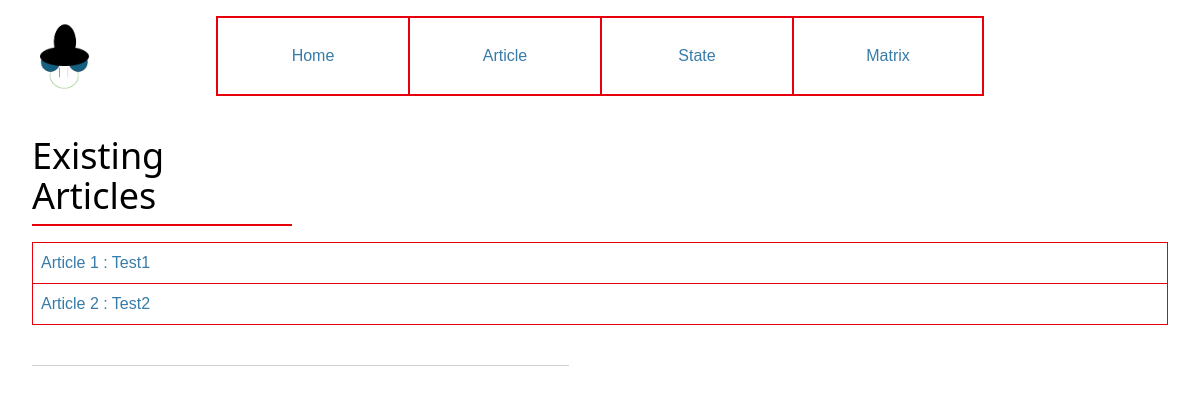
Before: / with the older database file.
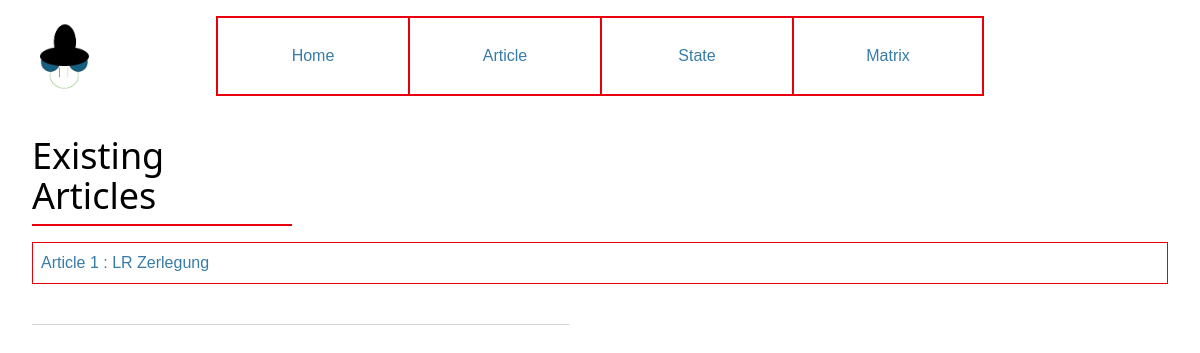
After: the same page with the newer database file.
### tables this page shows
CREATE TABLE articles (
    id INTEGER PRIMARY KEY AUTOINCREMENT,
    name VARCHAR NOT NULL,
    stateOrder VARCHAR NOT NULL
);

### EduProj/article.py (the view)
@bp.route("/")
def read():
    db = get_db()
    articles = db.execute(
        "SELECT * FROM articles"
    ).fetchall()
    logging.info(articles)
    if articles is not None:
        return(render_template("article/read.html", articles=articles, cols_page=1))

### EduProj/db.py (called while the page is built)
def get_db():
    if 'db' not in g:
        g.db = sqlite3.connect(
            current_app.config["DATABASE"],
            detect_types=sqlite3.PARSE_DECLTYPES
        )
        g.db.row_factory = sqlite3.Row #make_dicts #rows like dict
    return g.db

### EduProj/templates/article/read.html (shortened to what this page needs)
{% extends 'base.html' %}
{% block header %}
  {% block title %}Existing Articles{% endblock %}
{% endblock %}
{% block content %}
    {% for article in articles %}
    <a class="m-0 border-0" href={{'/read/'}}{{(article['id'])}}>
       {% if loop.last %}
       <div class="hover:bg-red-300 bg-white columns-2xs bg-blue-200 p-2 m-0 border-l-1 border-r-1 border-t-1 border-b-1 border-red-600">
        Article {{article["id"]}} : {{article["name"]}}
      </div>
    </a>
       {% else %}
       <div class="hover:bg-red-300 bg-white columns-2xs bg-blue-200 p-2 m-0 border-l-1 border-r-1 border-t-1 border-red-600">
          Article {{article["id"]}} : {{article["name"]}}
        </div>
      </a>
    {% endif %}
    {%endfor %}
{% endblock %}

### EduProj/templates/base.html (shortened to what this page needs)
<!doctype html>
<link rel="stylesheet" href="{{ url_for('static', filename='output.css') }}">
<nav class="grid-cols-6 grid-rows-3 bg-white w-full grid"  >
  <a href="/" class="col-start-1 col-end-1 row-start-1 row-end-1 w-1/6"><img src="{{url_for('static', filename='icon_try.png')}}" class="w-20 h-20 z-1"/></a>
  <a class="col-start-2 col-end-2 row-start-1 row-end-1 p-2 h-20 w-1/6 hover:bg-red-300 bg-white border-t-2 border-b-2 border-l-2 border-red-600 items-center flex justify-center"href="/">Home</a>
  <div class="col-start-3 col-end-3 w-1/6 row-start-1 row-end-1 p-2 h-20 grid hover:bg-red-300 bg-white border-t-2 border-b-2 border-l-2 border-red-600 items-center justify-center group relative">
    <a class="">Article</a>
</div>
  <div class="col-start-3 col-end-3 w-1/6 row-start-1 row-end-1 p-2 h-20 grid hover:bg-red-300 bg-white border-t-2 border-b-2 border-l-2 border-red-600 items-center justify-center group relative">
    <a class="">State</a>
  </div>
  <div class="col-start-3 col-end-3 w-1/6 row-start-1 row-end-1 p-2 h-20 grid hover:bg-red-300 bg-white border-2 border-red-600 items-center justify-center group relative">
    <a class="">Matrix</a>
  </div>
  <a class="flex-1/6 h-20 col-start-6 w-1/6 col-end-6"></a>
</nav>
<section class="content mt-10 grid grid-cols-{{cols_page}}" >
  <div class="text-4xl font-sans border-b-2 border-red-600 flex w-65 mb-4 pb-2 justify-center">
    {% block header %}{% endblock %}
  </div>
  <div class="w-full mb-10 col-start-1 col-span-3">
  {% block content %}{% endblock %}
  </div>
  <hr>
</section>

Changed rows visible on the page:
removed articles: id "2", name "Test2"
changed articles id 1: name "Test1" → "LR Zerlegung"
